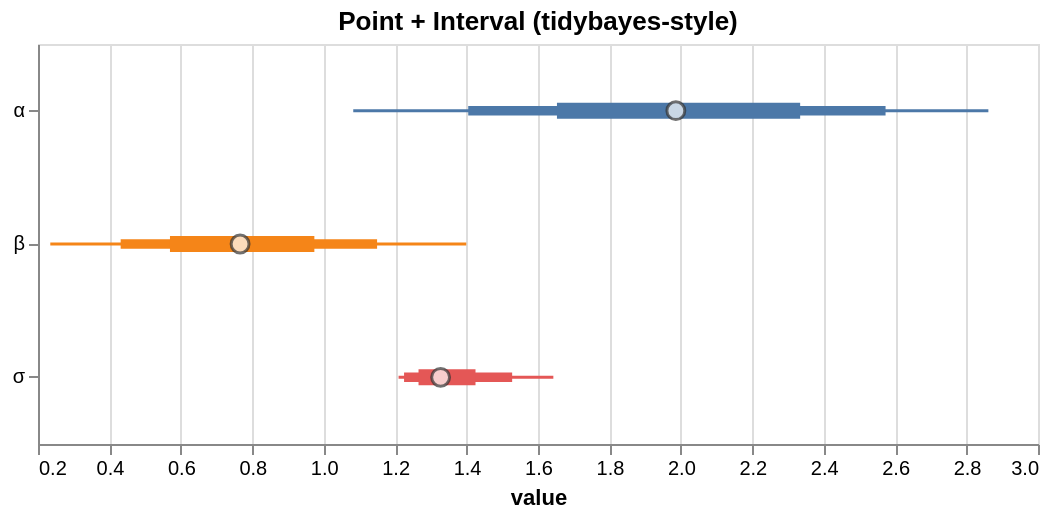

Express this chart as Vega-Lite.
### Vega-Lite specification from a JSON file in a GitHub repository (floating-point values rounded to 4 significant figures)
{"$schema": "https://vega.github.io/schema/vega-lite/v5.json", "config": {"axis": {"labelLimit": 0}, "header": {"labelLimit": 0}, "legend": {"labelLimit": 0}}, "data": {"values": [{"__point__": 1.327, "hi_0_5_": 1.425, "hi_0_8_": 1.528, "hi_0_95_": 1.643, "lo_0_5_": 1.265, "lo_0_8_": 1.225, "lo_0_95_": 1.21, "parameter": "σ"}, {"__point__": 1.986, "hi_0_5_": 2.334, "hi_0_8_": 2.573, "hi_0_95_": 2.861, "lo_0_5_": 1.653, "lo_0_8_": 1.405, "lo_0_95_": 1.083, "parameter": "α"}, {"__point__": 0.7658, "hi_0_5_": 0.9738, "hi_0_8_": 1.149, "hi_0_95_": 1.399, "lo_0_5_": 0.5695, "lo_0_8_": 0.4315, "lo_0_95_": 0.2344, "parameter": "β"}]}, "height": 200, "layer": [{"encoding": {"color": {"field": "parameter", "legend": null, "type": "nominal"}, "tooltip": [{"field": "__point__", "title": "value (estimate)", "type": "quantitative"}, {"field": "parameter", "type": "nominal"}, {"field": "lo_0_95_", "title": "95% lo", "type": "quantitative"}, {"field": "hi_0_95_", "title": "95% hi", "type": "quantitative"}], "x": {"field": "lo_0_95_", "scale": {"zero": false}, "title": "value", "type": "quantitative"}, "x2": {"field": "hi_0_95_"}, "y": {"axis": {"title": null}, "field": "parameter", "type": "nominal"}}, "mark": {"strokeWidth": 1.5, "type": "rule"}, "params": [{"bind": "scales", "name": "grid", "select": {"encodings": ["x"], "type": "interval"}}]}, {"encoding": {"color": {"field": "parameter", "legend": null, "type": "nominal"}, "tooltip": [{"field": "__point__", "title": "value (estimate)", "type": "quantitative"}, {"field": "parameter", "type": "nominal"}, {"field": "lo_0_95_", "title": "95% lo", "type": "quantitative"}, {"field": "hi_0_95_", "title": "95% hi", "type": "quantitative"}], "x": {"field": "lo_0_8_", "scale": {"zero": false}, "title": "value", "type": "quantitative"}, "x2": {"field": "hi_0_8_"}, "y": {"axis": {"title": null}, "field": "parameter", "type": "nominal"}}, "mark": {"strokeWidth": 4.75, "type": "rule"}}, {"encoding": {"color": {"field": "parameter", "legend": null, "type": "nominal"}, "tooltip": [{"field": "__point__", "title": "value (estimate)", "type": "quantitative"}, {"field": "parameter", "type": "nominal"}, {"field": "lo_0_95_", "title": "95% lo", "type": "quantitative"}, {"field": "hi_0_95_", "title": "95% hi", "type": "quantitative"}], "x": {"field": "lo_0_5_", "scale": {"zero": false}, "title": "value", "type": "quantitative"}, "x2": {"field": "hi_0_5_"}, "y": {"axis": {"title": null}, "field": "parameter", "type": "nominal"}}, "mark": {"strokeWidth": 8.0, "type": "rule"}}, {"encoding": {"tooltip": [{"field": "__point__", "title": "value (estimate)", "type": "quantitative"}, {"field": "parameter", "type": "nominal"}, {"field": "lo_0_95_", "title": "95% lo", "type": "quantitative"}, {"field": "hi_0_95_", "title": "95% hi", "type": "quantitative"}], "x": {"field": "__point__", "scale": {"zero": false}, "type": "quantitative"}, "y": {"field": "parameter", "type": "nominal"}}, "mark": {"color": "white", "filled": true, "size": 80, "stroke": "#333", "strokeWidth": 1.5, "type": "point"}}], "title": "Point + Interval (tidybayes-style)", "width": 500}
